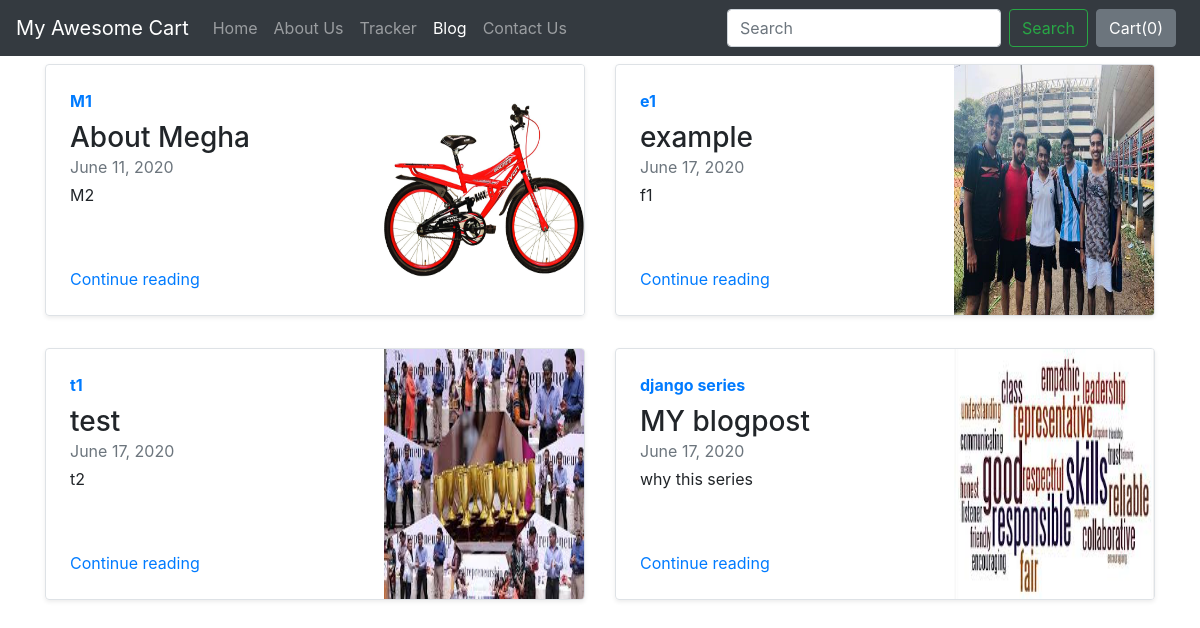
Screenshot of /blog/ with the database file from the repository.
### blog/models.py (models this page shows, shortened)
class Blogpost(models.Model):
    post_id = models.AutoField(primary_key=True)
    title = models.CharField(max_length=50)
    head0 = models.CharField(max_length=500, default="")
    chead0 = models.CharField(max_length=5000, default="")
    head1 = models.CharField(max_length=500, default="")
    chead1 = models.CharField(max_length=5000, default="")
    head2 = models.CharField(max_length=500, default="")
    chead2 = models.CharField(max_length=5000, default="")
    pub_date = models.DateField()
    thumbnail = models.ImageField(upload_to='shop/images', default="")

### blog/views.py (the view)
# urls.py: path("",views.index,name='BlogHome'),
def index(request):
    myposts=Blogpost.objects.all()
    return render(request,'blog/index.html',{'myposts':myposts})

### blog/templates/blog/index.html (shortened to what this page needs)
{% extends 'blog/basic.html' %}
{% block body %}
<div class="container">
    <div class="row my-2">
 {% for item in myposts %}
        <div class="col-md-6">
            <div
                class="row no-gutters border rounded overflow-hidden flex-md-row mb-4 shadow-sm h-md-250 position-relative">
                <div class="col p-4 d-flex flex-column position-static">
                    <strong class="d-inline-block mb-2 text-primary">{{item.head0}}</strong>
                    <h3 class="mb-0">{{item.title}}</h3>
                    <div class="mb-1 text-muted">{{item.pub_date}}</div>
                    <p class="card-text mb-auto">{{item.head1}}</p>
                    <a href="blogpost/{{item.post_id}}" class="stretched-link">Continue reading</a>
                </div>
                <div class="col-auto d-none d-lg-block">
                    <img src="/media/{{item.thumbnail}}" class="bd-placeholder-img" width="200" height="250" xmlns="http://www.w3.org/2000/svg"
                        aria-label="Placeholder: Thumbnail"/>
                </div>
            </div>
        </div>
{% if forloop.counter|divisibleby:2 %}
      </div> <div class="row my-2">
        {% endif %}
    {% endfor %}
</div>
{% endblock %}

### blog/templates/blog/basic.html (shortened to what this page needs)
<!doctype html>
<html lang="en">
  <head>
    <link rel="stylesheet" href="https://stackpath.bootstrapcdn.com/bootstrap/4.2.1/css/bootstrap.min.css">
  </head>
  <body>
    <nav class="navbar navbar-expand-lg navbar-dark bg-dark">
  <a class="navbar-brand" href="/shop">My Awesome Cart</a>
  <div class="collapse navbar-collapse" id="navbarSupportedContent">
    <ul class="navbar-nav mr-auto">
      <li class="nav-item">
        <a class="nav-link" href="/shop">Home <span class="sr-only">(current)</span></a>
      </li>
      <li class="nav-item">
        <a class="nav-link" href="/shop/about">About Us</a>
      </li>
      <li class="nav-item">
        <a class="nav-link" href="/shop/tracker">Tracker</a>
      </li>
      <li class="nav-item active">
        <a class="nav-link" href="/blog">Blog</a>
      </li>
       <li class="nav-item">
        <a class="nav-link" href="/shop/contact">Contact Us</a>
      </li>
    </ul>
    <form class="form-inline my-2 my-lg-0">
      <input class="form-control mr-sm-2" type="search" placeholder="Search" aria-label="Search">
      <button class="btn btn-outline-success my-2 my-sm-0" type="submit">Search</button>
    </form>
    <button type="button" class="btn btn-secondary mx-2" id="popcart" data-container="body" data-toggle="popover" data-placement="bottom" data-html="true" data-content="Vivamus
sagittis lacus vel augue laoreet rutrum faucibus.">
  Cart(<span id="cart">0</span>)
</button>
  </div>
</nav>
  {% block body %} {% endblock %}
  </body>
</html>

### rows the page displays
Blogpost: head0 "M1", title "About Megha", pub_date "June 11, 2020", head1 "M2", thumbnail (picture)
Blogpost: head0 "e1", title "example", pub_date "June 17, 2020", head1 "f1", thumbnail (picture)
Blogpost: head0 "t1", title "test", pub_date "June 17, 2020", head1 "t2", thumbnail (picture)
Blogpost: head0 "django series", title "MY blogpost", pub_date "June 17, 2020", head1 "why this series", thumbnail (picture)
